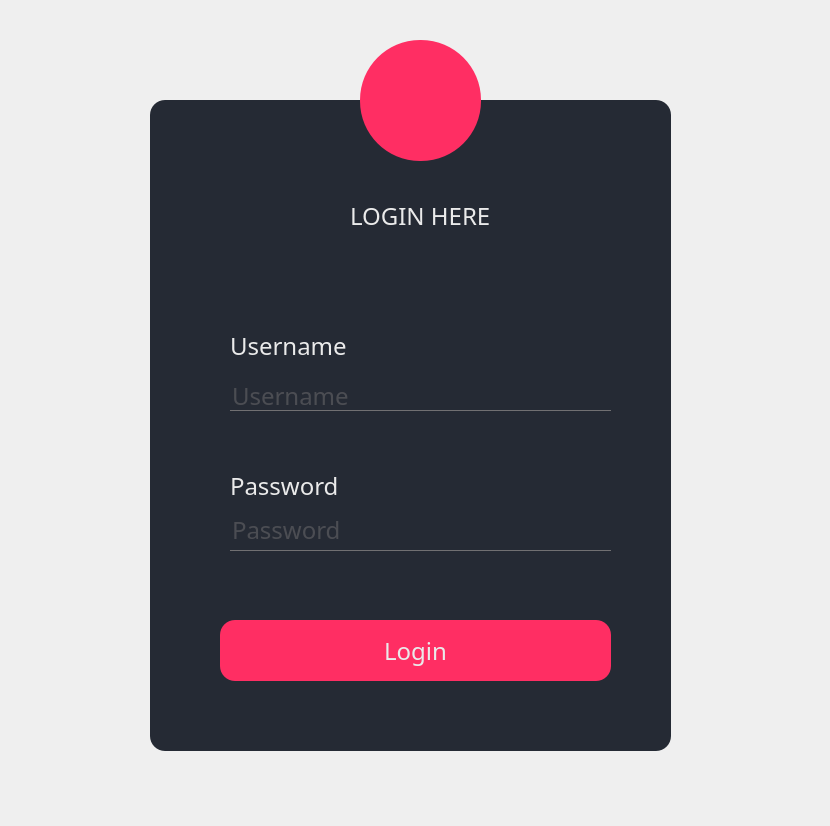
<?xml version="1.0" encoding="UTF-8"?>
<ui version="4.0">
 <class>MainWindow</class>
 <widget class="QMainWindow" name="MainWindow">
  <property name="geometry">
   <rect>
    <x>0</x>
    <y>0</y>
    <width>830</width>
    <height>826</height>
   </rect>
  </property>
  <property name="font">
   <font>
    <family>century gothic</family>
    <pointsize>-1</pointsize>
   </font>
  </property>
  <property name="windowTitle">
   <string>MainWindow</string>
  </property>
  <property name="styleSheet">
   <string notr="true">*{
	font-family:century gothic;
	font-size:24px;
	
}
QFrame
{
	background:rgb(37, 42, 52);
	border-radius:15px
}
QPushButton
{
background: rgb(255, 46, 99);
border-radius:60px;
}
QToolButton
{
background:rgb(255, 46, 99);
border-radius:60px;
}
QLabel
{
color:rgb(234, 234, 234);
}
QPushButton
{
color:rgb(234, 234, 234);
border-radius:15px;
}
QPushButton:hover
{
color: #rgb(37, 42, 52);
border-radius:15px;
background:rgb(8, 217, 214);
}
QLineEdit
{
background:transparent;
border:none;
color:#717072;
border-bottom:1px solid #717072;
}</string>
  </property>
  <widget class="QWidget" name="centralwidget">
   <widget class="QFrame" name="frame">
    <property name="geometry">
     <rect>
      <x>150</x>
      <y>100</y>
      <width>521</width>
      <height>651</height>
     </rect>
    </property>
    <property name="frameShape">
     <enum>QFrame::StyledPanel</enum>
    </property>
    <property name="frameShadow">
     <enum>QFrame::Raised</enum>
    </property>
    <widget class="QLabel" name="label">
     <property name="geometry">
      <rect>
       <x>80</x>
       <y>360</y>
       <width>141</width>
       <height>51</height>
      </rect>
     </property>
     <property name="locale">
      <locale language="English" country="UnitedStates"/>
     </property>
     <property name="text">
      <string>Password</string>
     </property>
    </widget>
    <widget class="QPushButton" name="pushButton">
     <property name="geometry">
      <rect>
       <x>70</x>
       <y>520</y>
       <width>391</width>
       <height>61</height>
      </rect>
     </property>
     <property name="font">
      <font>
       <family>century gothic</family>
       <pointsize>-1</pointsize>
      </font>
     </property>
     <property name="mouseTracking">
      <bool>false</bool>
     </property>
     <property name="tabletTracking">
      <bool>false</bool>
     </property>
     <property name="text">
      <string>Login</string>
     </property>
    </widget>
    <widget class="QLineEdit" name="lineEdit">
     <property name="geometry">
      <rect>
       <x>80</x>
       <y>280</y>
       <width>381</width>
       <height>31</height>
      </rect>
     </property>
     <property name="cursor">
      <cursorShape>ArrowCursor</cursorShape>
     </property>
     <property name="text">
      <string/>
     </property>
     <property name="placeholderText">
      <string>Username</string>
     </property>
    </widget>
    <widget class="QLineEdit" name="lineEdit_2">
     <property name="geometry">
      <rect>
       <x>80</x>
       <y>410</y>
       <width>381</width>
       <height>41</height>
      </rect>
     </property>
     <property name="cursor">
      <cursorShape>ArrowCursor</cursorShape>
     </property>
     <property name="text">
      <string/>
     </property>
     <property name="echoMode">
      <enum>QLineEdit::Password</enum>
     </property>
     <property name="placeholderText">
      <string>Password</string>
     </property>
    </widget>
    <widget class="QLabel" name="label_2">
     <property name="geometry">
      <rect>
       <x>80</x>
       <y>220</y>
       <width>141</width>
       <height>51</height>
      </rect>
     </property>
     <property name="locale">
      <locale language="English" country="UnitedStates"/>
     </property>
     <property name="text">
      <string>Username</string>
     </property>
    </widget>
    <widget class="QLabel" name="label_3">
     <property name="geometry">
      <rect>
       <x>200</x>
       <y>90</y>
       <width>141</width>
       <height>51</height>
      </rect>
     </property>
     <property name="locale">
      <locale language="English" country="UnitedStates"/>
     </property>
     <property name="text">
      <string>LOGIN HERE</string>
     </property>
    </widget>
   </widget>
   <widget class="QToolButton" name="toolButton">
    <property name="geometry">
     <rect>
      <x>360</x>
      <y>40</y>
      <width>121</width>
      <height>121</height>
     </rect>
    </property>
    <property name="text">
     <string/>
    </property>
    <property name="icon">
     <iconset resource="resimler.qrc">
      <normaloff>:/resimler/Sample_User_Icon.png</normaloff>:/resimler/Sample_User_Icon.png</iconset>
    </property>
    <property name="iconSize">
     <size>
      <width>64</width>
      <height>64</height>
     </size>
    </property>
   </widget>
  </widget>
 </widget>
 <resources>
  <include location="resimler.qrc"/>
 </resources>
 <connections/>
</ui>
